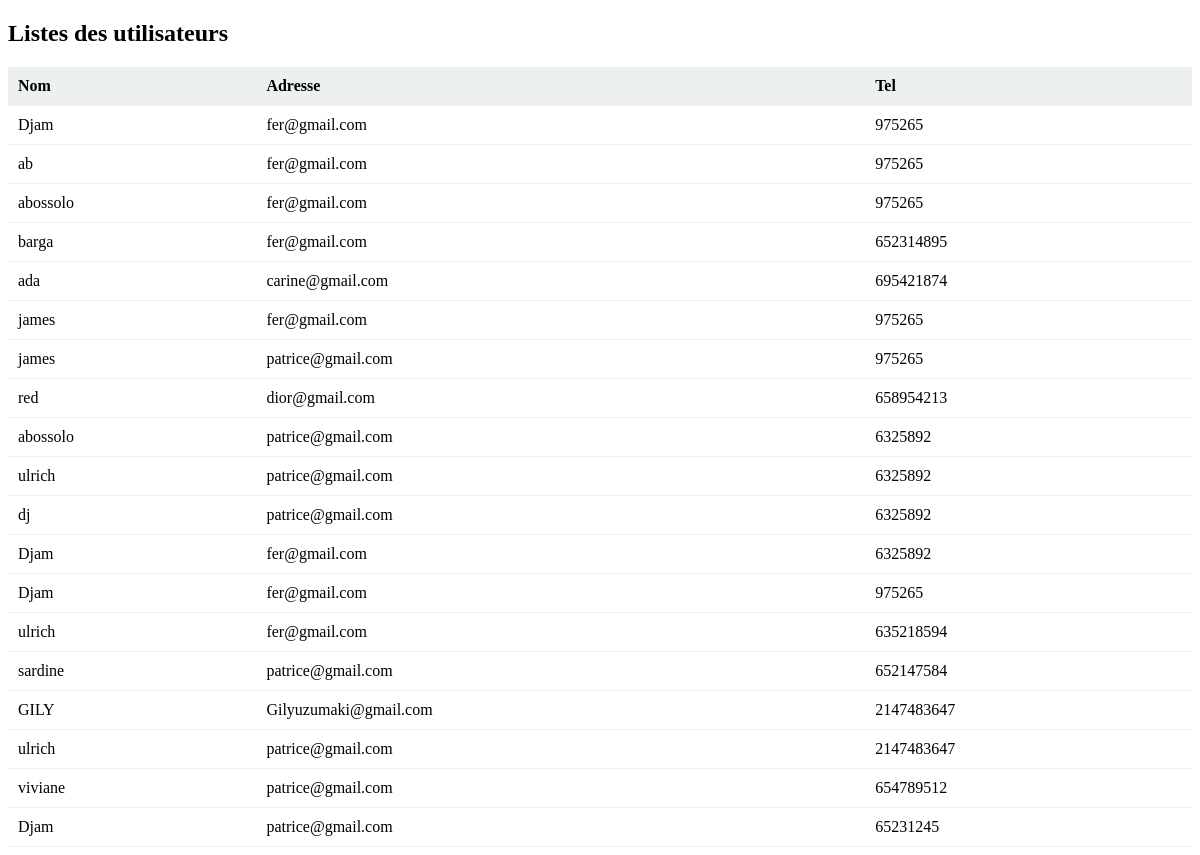
Page /utilisateur.php on the committed database.
### tables this page shows
CREATE TABLE `utilisateur` (
  `ID_UTILSATEUR` int(11) NOT NULL,
  `NOM` varchar(60) NOT NULL,
  `ADRESSE` varchar(60) NOT NULL,
  `MOT_DE_PASSE` varchar(60) NOT NULL,
  `NUM_TEL` int(11) DEFAULT NULL
);

### utilisateur.php (the view, shortened to what this page needs)
<!DOCTYPE html>
<html lang="en">
<head>
</head>
<body>
<div class="users">
                <h2>Listes des utilisateurs</h2>
                <table><thead>
                        <tr><th>Nom</th>
                        <th>Adresse</th>
                        <th>Tel</th></tr>
                    </thead><tbody>
                        <?php
                        require "database.php";
                        $sql="SELECT * from utilisateur";
                        $requete = $pdo -> query($sql);
                        $utilisateur = $requete-> fetchALL(PDO::FETCH_ASSOC);
                        foreach ($utilisateur as $utilisateur) {
                            echo"
                            <tr>
                            <td>
                            $utilisateur[NOM]
                            </td>
                            <td>
                            $utilisateur[ADRESSE]
                            </td>
                            <td>
                            $utilisateur[NUM_TEL]
                            </td>
                            </tr>
    ";
}
?>
</body>
</html>

### utilisateur.php (style rules this page uses)
table { width: 100%; border-collapse: collapse; }
thead { background: #ecf0f1; }
th,td { text-align: left; padding: 10px; border-bottom: 1px solid #eee; }

### rows in the picture
utilisateur: NOM "Djam", ADRESSE "fer@gmail.com", NUM_TEL "975265"
utilisateur: NOM "ab", ADRESSE "fer@gmail.com", NUM_TEL "975265"
utilisateur: NOM "abossolo", ADRESSE "fer@gmail.com", NUM_TEL "975265"
utilisateur: NOM "barga", ADRESSE "fer@gmail.com", NUM_TEL "652314895"
utilisateur: NOM "ada", ADRESSE "carine@gmail.com", NUM_TEL "695421874"
utilisateur: NOM "james", ADRESSE "fer@gmail.com", NUM_TEL "975265"
utilisateur: NOM "james", ADRESSE "patrice@gmail.com", NUM_TEL "975265"
utilisateur: NOM "red", ADRESSE "dior@gmail.com", NUM_TEL "658954213"
utilisateur: NOM "abossolo", ADRESSE "patrice@gmail.com", NUM_TEL "6325892"
utilisateur: NOM "ulrich", ADRESSE "patrice@gmail.com", NUM_TEL "6325892"
utilisateur: NOM "dj", ADRESSE "patrice@gmail.com", NUM_TEL "6325892"
utilisateur: NOM "Djam", ADRESSE "fer@gmail.com", NUM_TEL "6325892"
utilisateur: NOM "Djam", ADRESSE "fer@gmail.com", NUM_TEL "975265"
utilisateur: NOM "ulrich", ADRESSE "fer@gmail.com", NUM_TEL "635218594"
utilisateur: NOM "sardine", ADRESSE "patrice@gmail.com", NUM_TEL "652147584"
utilisateur: NOM "GILY", ADRESSE "Gilyuzumaki@gmail.com", NUM_TEL "2147483647"
utilisateur: NOM "ulrich", ADRESSE "patrice@gmail.com", NUM_TEL "2147483647"
utilisateur: NOM "viviane", ADRESSE "patrice@gmail.com", NUM_TEL "654789512"
utilisateur: NOM "Djam", ADRESSE "patrice@gmail.com", NUM_TEL "65231245"
